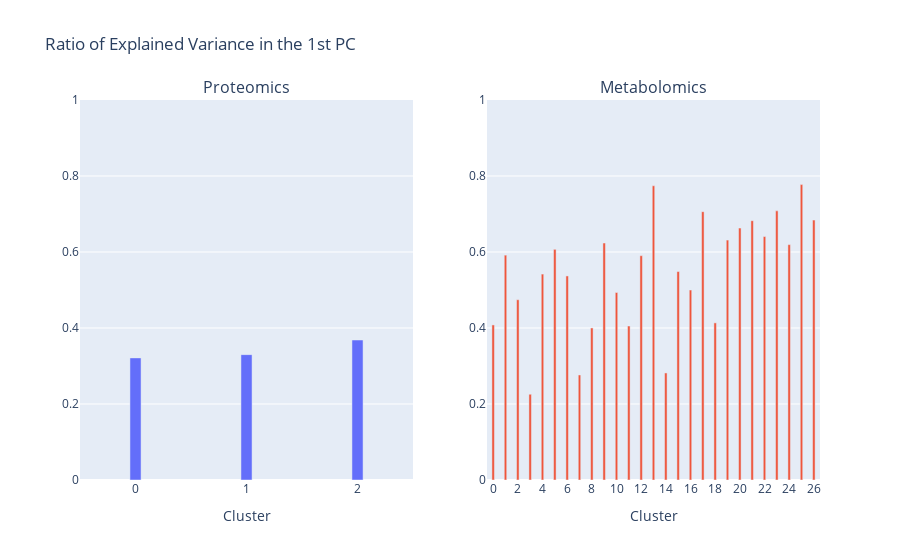

Here is the notebook cell this chart was saved with:
### Markdown cell above
Module Eigenvector

### Code cell
from sklearn.decomposition import PCA

qqcomPCA = [PCA(n_components=1).fit(xq[com]) for com in qqcom]
mmcomPCA = [PCA(n_components=1).fit(xm[com]) for com in mmcom]

fig = make_subplots(rows=1, cols=2, subplot_titles=['Proteomics', 'Metabolomics'])
fig.add_trace(go.Bar(
    x=[str(i) for i in range(len(qqcom))],
    y=[qqcomPCA[i].explained_variance_ratio_[0] for i in range(len(qqcom))], 
    width=0.1, showlegend=False
), row=1, col=1)

fig.add_trace(go.Bar(
    x=[str(i) for i in range(len(mmcom))],
    y=[mmcomPCA[i].explained_variance_ratio_[0] for i in range(len(mmcom))], 
    width=0.2, showlegend=False
), row=1, col=2)

fig.update_yaxes(range=(0,1))
fig.update_xaxes(title='Cluster')
fig.update_layout(title='Ratio of Explained Variance in the 1st PC')

### Figure 1 — Plotly figure (JSON) as saved in the notebook; plotly's stock layout.template omitted (floating-point values rounded to 4 significant figures)
{"data": [{"showlegend": false, "type": "bar", "width": 0.1, "x": ["0", "1", "2"], "xaxis": "x", "y": [0.3213, 0.3299, 0.3684], "yaxis": "y"}, {"showlegend": false, "type": "bar", "width": 0.2, "x": ["0", "1", "2", "3", "4", "5", "6", "7", "8", "9", "10", "11", "12", "13", "14", "15", "16", "17", "18", "19", "20", "21", "22", "23", "24", "25", "26"], "xaxis": "x2", "y": [0.4081, 0.5917, 0.4744, 0.2256, 0.5419, 0.607, 0.537, 0.2764, 0.4002, 0.6236, 0.4934, 0.4053, 0.5903, 0.7743, 0.2817, 0.5485, 0.4999, 0.7061, 0.4135, 0.6314, 0.6631, 0.6824, 0.6406, 0.7083, 0.6194, 0.7774, 0.684], "yaxis": "y2"}], "layout": {"annotations": [{"font": {"size": 16}, "showarrow": false, "text": "Proteomics", "x": 0.225, "xanchor": "center", "xref": "paper", "y": 1, "yanchor": "bottom", "yref": "paper"}, {"font": {"size": 16}, "showarrow": false, "text": "Metabolomics", "x": 0.775, "xanchor": "center", "xref": "paper", "y": 1, "yanchor": "bottom", "yref": "paper"}], "title": {"text": "Ratio of Explained Variance in the 1st PC"}, "xaxis": {"anchor": "y", "domain": [0, 0.45], "title": {"text": "Cluster"}}, "xaxis2": {"anchor": "y2", "domain": [0.55, 1], "title": {"text": "Cluster"}}, "yaxis": {"anchor": "x", "domain": [0, 1], "range": [0, 1]}, "yaxis2": {"anchor": "x2", "domain": [0, 1], "range": [0, 1]}}}
